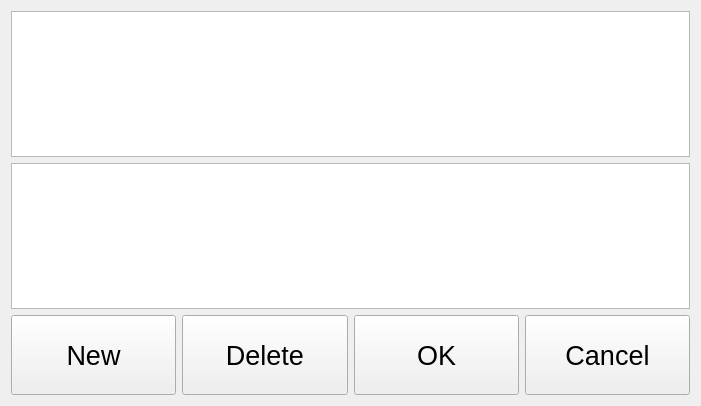
<?xml version="1.0" encoding="UTF-8"?>
<ui version="4.0">
 <class>Widget_userManege</class>
 <widget class="QWidget" name="Widget_userManege">
  <property name="geometry">
   <rect>
    <x>0</x>
    <y>0</y>
    <width>701</width>
    <height>406</height>
   </rect>
  </property>
  <property name="windowTitle">
   <string>Widget_userManege</string>
  </property>
  <layout class="QGridLayout" name="gridLayout">
   <item row="4" column="0">
    <widget class="QPushButton" name="btnNew">
     <property name="minimumSize">
      <size>
       <width>120</width>
       <height>80</height>
      </size>
     </property>
     <property name="font">
      <font>
       <pointsize>20</pointsize>
      </font>
     </property>
     <property name="text">
      <string>New</string>
     </property>
    </widget>
   </item>
   <item row="4" column="2">
    <widget class="QPushButton" name="btnOK">
     <property name="minimumSize">
      <size>
       <width>120</width>
       <height>80</height>
      </size>
     </property>
     <property name="font">
      <font>
       <pointsize>20</pointsize>
      </font>
     </property>
     <property name="text">
      <string>OK</string>
     </property>
    </widget>
   </item>
   <item row="4" column="1">
    <widget class="QPushButton" name="btnDelete">
     <property name="minimumSize">
      <size>
       <width>120</width>
       <height>80</height>
      </size>
     </property>
     <property name="font">
      <font>
       <pointsize>20</pointsize>
      </font>
     </property>
     <property name="text">
      <string>Delete</string>
     </property>
    </widget>
   </item>
   <item row="4" column="3">
    <widget class="QPushButton" name="btnCancel">
     <property name="minimumSize">
      <size>
       <width>120</width>
       <height>80</height>
      </size>
     </property>
     <property name="font">
      <font>
       <pointsize>20</pointsize>
      </font>
     </property>
     <property name="text">
      <string>Cancel</string>
     </property>
    </widget>
   </item>
   <item row="0" column="0" colspan="4">
    <widget class="QTableView" name="table_count"/>
   </item>
   <item row="1" column="0" colspan="4">
    <widget class="QTableWidget" name="tableWidget_count"/>
   </item>
  </layout>
 </widget>
 <layoutdefault spacing="6" margin="11"/>
 <resources/>
 <connections/>
</ui>
